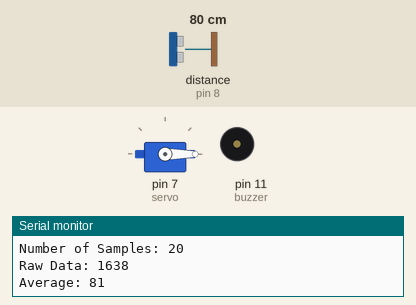
This sketch was run on a simulated Arduino Uno, built with avr-gcc and run on an emulated ATmega328P. Parts: servo, buzzer (waves = sounding), the last lines printed to the serial monitor. Wiring (inferred from the names in the program): ultrasonic range finder: trigger pin 9; echo pin 8. The test bench sets the inputs (shaded band); at power-on: distance to the obstacle (sensor on pin 8) 80 cm. The echo pulse lasts 58.3 µs per cm.

Above: at 1.9 s.
2.0 s: distance to the obstacle (sensor on pin 8) set to 2 cm
At 3.0 s:
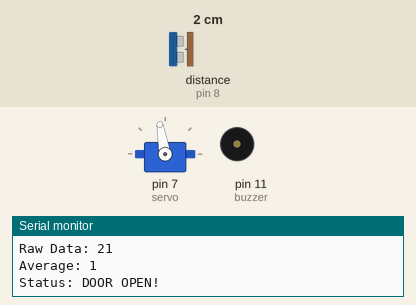
4.1 s: distance to the obstacle (sensor on pin 8) set to 120 cm
At 6.4 s:
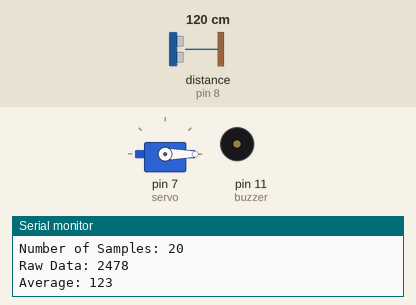
7.4 s: distance to the obstacle (sensor on pin 8) set to 82 cm
10.6 s: distance to the obstacle (sensor on pin 8) set to 77 cm
At 11.84 s:
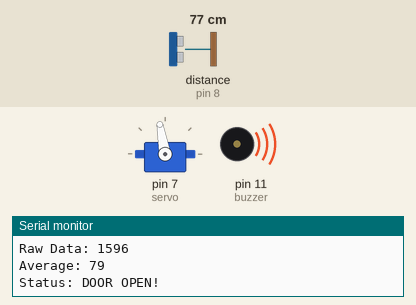
Timing chart, 0 to 13.6 s (numbered marks = the images above; inputs shaded):
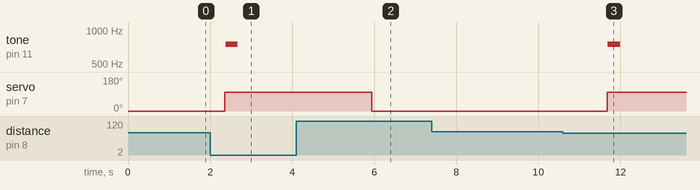

Measured:
- the behaviour switches between 80 and 79 cm on distance to the obstacle (sensor on pin 8) (found by bisection; images 2 and 3)
- after the input at 2.0 s, tone on pin 11 (buzzer): silent → 750 Hz after 0.38 s, → silent 0.30 s later; servo on pin 7 (servo): 0° → 100° after 0.36 s
- after the input at 4.1 s, servo on pin 7 (servo): 100° → 0° after 1.8 s
- after the input at 10.6 s, tone on pin 11 (buzzer): silent → 750 Hz after 1.1 s, → silent 0.30 s later; servo on pin 7 (servo): 0° → 100° after 1.1 s

The sketch:

WITH__AVERAGE.ino
```cpp
//define Pins
#define buzzer 11
#include <Servo.h>

Servo servo;

int trigPin = 9;
int echoPin = 8;
int flag = 1;

// defines variables
long duration;
int distance;
int sound = 250;
int mult = 3;

void setup()
{
  servo.attach(7);
  servo.write(0);

// Sets the trigPin as an Output
pinMode(trigPin, OUTPUT);
// Sets the echoPin as an Input
pinMode(echoPin, INPUT);
pinMode(buzzer, OUTPUT);
// Starts the serial communication
Serial.begin(9600);
}

//Function that returns the Average of SampleSize N
int getAverageDistance()
{
  int aveEchoRead = 0;
  int sampSize = 20;
  for(int i = 0; i <= sampSize; i++)
    {
      aveEchoRead += distance;
      delay(5);
    }
  Serial.println("______________________");
  Serial.print("Number of Samples: ");
  Serial.println(sampSize);
  Serial.print("Raw Data: ");
  Serial.println(aveEchoRead);
  Serial.print("Average: ");
  Serial.println(aveEchoRead/sampSize);
  return aveEchoRead/sampSize;
}

void loop()
{
  // Clears the trigPin
  digitalWrite(trigPin, LOW);
  delayMicroseconds(2);
  // Sets the trigPin on HIGH state for 10 micro seconds
  digitalWrite(trigPin, HIGH);
  delayMicroseconds(10);
  digitalWrite(trigPin, LOW);
  // Reads the echoPin, returns the sound wave travel time in microseconds
  duration = pulseIn(echoPin, HIGH);
  // Calculating the distance
  distance= duration*0.034/2;

  if ( getAverageDistance() <= 80  ) // Change Distance according to Ultrasonic Sensor Placement
   {
    servo.write(100);
    Serial.println("Status: DOOR OPEN!");
    if (flag == 1)
    {
      sound = 250*mult;
      tone(buzzer, sound);
      delay(300);
      noTone(buzzer);
    }
    flag = 0;
    delay(1000);
   }
  else
  {
    delay(1000);
    noTone(buzzer);
    flag = 1;
    servo.write(0);
    Serial.println("Status: DOOR CLOSE!");
  }
}
```
